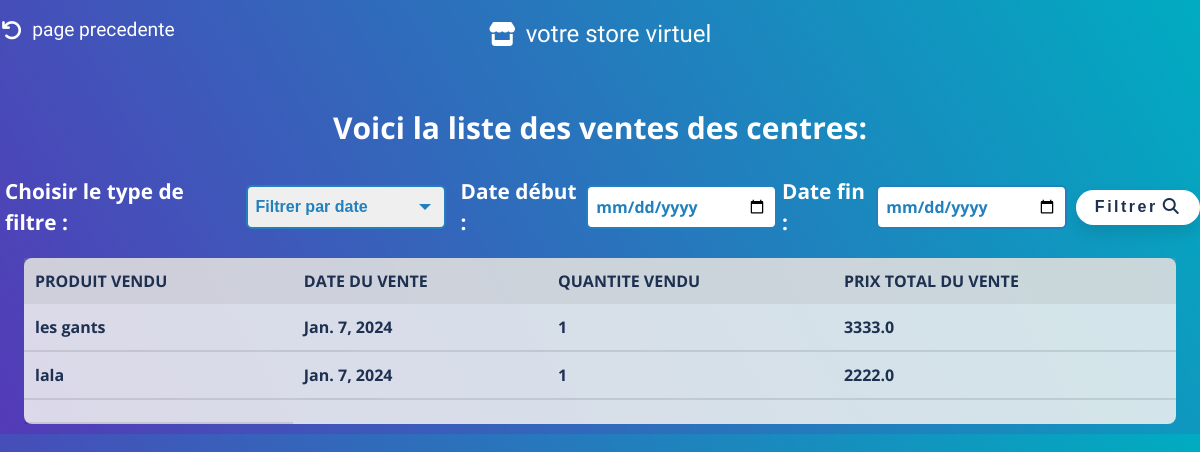
The page /list_vente_centre/ on the database its author committed.
### magasinier/models.py (models this page shows)
class Achats_client_centre(models.Model):
     Date_achat = models.DateField(default=datetime.now)
     Client = models.ForeignKey(Client, on_delete = models.CASCADE)
     produit_primaire=models.ForeignKey(Stock_centre_primaire, on_delete=models.CASCADE,null=True, default=None)
     reproduit=models.ForeignKey(reProduit, on_delete=models.CASCADE, null=True, default=None)
     Centre = models.ForeignKey(Centre, on_delete=models.CASCADE)
     qte = models.IntegerField(default=1)
     prix_unitaire= models.FloatField(max_length=10, default=0)
     somme_paye =models.FloatField(max_length=10, default=0)
     @property
     def cout(self):
        return self.prix_unitaire * self.qte

class Stock_centre_primaire(models.Model):#cette classe contient stock centre des produit primaire
    Centre = models.ForeignKey(Centre, on_delete=models.CASCADE)
    nomP = models.CharField(max_length=50, default = 'Produit')
    designation = models.CharField(max_length=100, null=True)
    qte = models.IntegerField(default=1)
    prix_unitaire = models.FloatField(max_length=10, default=0)
    def __str__(self):
        return self.nomP

### magasinier/views.py (the view, shortened to what this page needs)
# urls.py: path('list_vente_centre/', views.list_vente_centre, name='list_vente_centre'),
def list_vente_centre(request):
    filter_type = request.GET.get('filter_type')
    cherch = request.GET.get('chercher')
    vente = Achats_client_centre.objects.all()
    if filter_type == 'produit' and cherch:
        vente = vente.filter(Q(reproduit__nomP__startswith=cherch) | Q(produit_primaire__nomP__startswith=cherch))
    if filter_type == 'centre' and cherch:
        vente = vente.filter(Centre__numC=cherch)
    return render(request, "list_vente_centre.html", {"vente":vente})

### magasinier/templates/list_vente_centre.html (shortened to what this page needs)
{% load static %}
<!DOCTYPE html>
<html lang="en">
<head>
    <link rel="stylesheet" type="text/css" href="{% static 'css/bootstrap.min.css' %}">
    <link href="{% static 'fontawesomefree/css/all.min.css' %}" rel="stylesheet" type="text/css">
    <link
      rel="stylesheet"
      href="{% static 'css/list.css' %}"
      type="text/css"
    />
</head>
<body>
  <a href="{% url 'gerer_centres' %}" style="all: unset"><div class="logo"  onmouseover="document.querySelector('.fa-arrow-rotate-left').style.color='rgba(255, 255, 255, 0.39)';
    this.style.color='rgba(255, 255, 255, 0.39)';"onmouseout="document.querySelector('.fa-arrow-rotate-left').style.color='rgb(255, 255, 255)';
    this.style.color='rgb(255, 255, 255)'; " style=" position: absolute;
        top: 0;
        left: 0;
        cursor: pointer;
        text-wrap: nowrap;
        display: flex;
        align-items: center;
        justify-content: center;
        padding: 6px;
        font-family: 'Bubblegum Sans', sans-serif;
        color: rgb(255, 255, 255);
        font-size: 1.2rem;
        background-color: transparent;
        border-radius: 30px;
        transition: 0.2s;
        font-weight: 100;
        margin-left: 28px;
        width: 10%;
        margin-top: 10px;"><i class="fa-solid fa-arrow-rotate-left" style="font-size: 1.3rem;color: white; margin-right: 10px;"></i>page precedente</div></a>
    <a href="{% url 'magazinier' %}" style="all: unset"><div class="logo"  onmouseover="this.style.backgroundColor='rgba(255, 255, 255, 0.39)';"onmouseout="this.style.backgroundColor='transparent'; " style=" position: absolute;
        top: 0;
        left: 50%;
        transform: translateX(-50%);
        cursor: pointer;
        text-wrap: nowrap;
        display: flex;
        align-items: center;
        justify-content: center;
        padding: 6px;
        font-family: 'Bubblegum Sans', sans-serif;
        color: rgb(255, 255, 255);
        font-size: 1.5rem;
        background-color: transparent;
        border-radius: 30px;
        transition: 0.8s;
        font-weight: 100;
        width: 20%;
        margin-top: 10px;"><i class="fa-solid fa-store" style="font-size: 1.5rem;color: white; margin-right: 10px;"></i>votre store virtuel</div></a>
    <h4>Voici la liste des ventes des centres:</h4>
    <form method="GET" action="/list_vente_centre/">
        <label for="filter_type">Choisir le type de filtre :</label>
        <div class="custom-select">
          <select id="filter_type" name="filter_type" onchange="updateInputType()">
            <option value="date">Filtrer par date</option>
          </select>
        </div>
        <div id="dateFilters" style="justify-content: center;align-items: center;margin-left:10px ;display:none;">
          <label for="date_debut">Date début :</label>
          <input type="date" id="date_debut" name="date_debut">
          <label for="date_fin">Date fin :</label>
          <input type="date" id="date_fin" name="date_fin">
      </div>
        <button type="submit">Filtrer<i class="fa-solid fa-magnifying-glass"></i></button>
      </form>
    <table >
        <tr class="table-info">
            <th>produit vendu</th>
            <th>Date du vente</th>
            <th>quantite vendu</th>
            <th>prix total du vente</th>
        </tr>
         {% for t in vente %}
         <tr>
            {% if t.produit_primaire %}
            <td>{{ t.produit_primaire }}</td>
            {% endif %}
         <td> {{t.Date_achat}} </td>
         <td>{{t.qte}}</td>
         <td> {{t.cout}} </td>
         </tr>
         {% endfor%}
         <td>
</body>
</html>

### magasinier/static/css/list.css (style rules this page uses)
* { margin: 0; padding: 0; color: #fff; font-family: 'Open Sans', sans-serif; font-weight: bold; }
body { background: linear-gradient(60deg, rgba(84,58,183,1) 0%, rgba(0,172,193,1) 100%); display: flex; align-items: center; justify-content: center; flex-direction: column; }
h4 { margin: 30px;margin-top: 110px; font-size: 30px;font-weight: bold; }
form { display: flex; align-items: center; justify-content: center; font-family: Arial, sans-serif; }
.custom-select { position: relative; display: inline-block; font-family: Arial, sans-serif; }
.custom-select select { appearance: none; cursor: pointer; padding: 8px; font-size: 16px; border: 2px solid #2180BD; border-radius: 6px; color: #2180BD; transition: border-color 0.3s ease; width: 200px; }
option { color: #2180BD; }
form label { display: block; margin-left: 5px; margin-right: 5px; font-weight: bold; font-size: 1.3rem; color: #ffffff; }
form input[type="text"], form input[type="date"], form input[type="day"], form input[type="month"], form input[type="year"] { padding: 8px; font-size: 16px; border: 2px solid #2180BD; border-radius: 6px; color: #2180BD; transition: border-color 0.3s ease; width: 200px; }
form button[type="submit"] { margin-left: 9px; width: 130px; height: 35px; font-weight: bold; letter-spacing: 2.5px; color: rgb(30,48,80); background-color: #fff; border: none; border-radius: 25px; box-shadow: 0px 8px 15px rgba(0, 0, 0, 0.1); transition: all 0.3s ease 0s; cursor: pointer; outline: none; }
form button[type="submit"] i { color: rgb(30,48,80); margin-left: 5px; }
table { margin-bottom: 10px; width: 96%; background-color: rgba(240, 240, 240, 0.87); margin-top: 20px; border-collapse: collapse; border-radius: 8px; }
th, td { padding: 11px; text-align: left; font-weight: bold; font-size: 16px; color: rgb(30,48,80); }
th { background-color: rgba(159, 159, 159, 0.2); text-transform: uppercase; }
td { border-bottom: solid 2px rgba(5, 5, 5, 0.1); }

### rows shown on the page
Achats_client_centre: produit_primaire "les gants", Date_achat "Jan. 7, 2024", qte "1", cout "3333.0"
Achats_client_centre: produit_primaire "lala", Date_achat "Jan. 7, 2024", qte "1", cout "2222.0"
